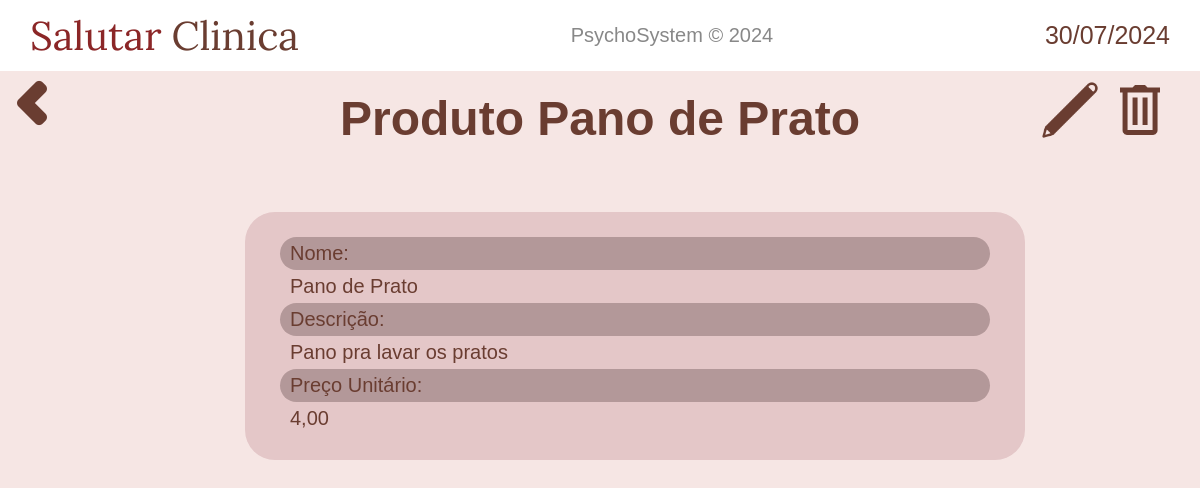
The page /produtos/infos/6 (signed in) on the database its author committed.
### produtos/models.py (models this page shows)
class Produto(models.Model):
    nome = models.CharField(max_length=50)
    descricao = models.TextField()
    preco_unit = models.DecimalField(max_digits=10, decimal_places=2)

### produtos/views.py (the view)
# urls.py: path('infos/<int:id>', views.infos, name="infos"),
@login_required(login_url='home:login')
def infos(request, id):
    produto = Produto.objects.get(pk=id)
    context_ = {
        'data_atual': data_atual,
        'produto': produto,
    }
    return render(request, 'produtos/infos.html', context_)

### produtos/templates/produtos/infos.html (shortened to what this page needs)
{% extends 'base.html' %}
{% load static %}
{% block content %}
<div style="display: flex;">
    <a href="{% url 'produtos:display_produtos' %}" class="return-button"><img src="{% static 'home/imagens/chevron-left.png' %}" alt=""></a>
    <h2 class="welcome-text">Produto {{ produto.nome }}</h2>
    <a href="{% url 'produtos:editar_produto' produto.id %}" style="position: absolute; right: 100px; top:80px;">
        <img src="{% static 'pacientes/imagens/editar-icon.png' %}" height="60" alt="">
    </a>
    <a href="#" class="opcao-deletar" data-modal-id="modal-{{ produto.id }}" style="position: absolute; right: 30px; top:80px;">
        <img src="{% static 'pacientes/imagens/excluir-icon.png' %}" height="60" alt="">
    </a>
</div>
<main>
    <div style="display: flex; justify-content: center; align-items: center; width: 100%; margin: 30px 0;">
        <div class="paciente-infos-container">
            <div class="paciente-infos-subcontainer">
                <h4 class="campos-paciente campo-cpf">Nome: </h4>
                <h4 class="campos-paciente-dado">{{ produto.nome }}</h4>
                <h4 class="campos-paciente">Descrição: </h4>
                <h4 class="campos-paciente-dado">{{ produto.descricao }}</h4>
                <h4 class="campos-paciente">Preço Unitário: </h4>
                <h4 class="campos-paciente-dado">{{ produto.preco_unit }}</h4>
            </div>
            </div>
        </div>
</main>
{% endblock content %}

### static/home/css/styles.css (style rules this page uses)
* { margin: 0; padding: 0; }
body { background-color: #f6e6e4;; }
main { display: flex; margin-top: 3%; }
a { text-decoration: none; color: #6a3d31; }
.return-button { background-color: #ffffff00; border: none; cursor: pointer; position: absolute; }
.welcome-text { font-family: sans-serif; font-weight: bold; font-size: 3rem; color: #6a3d31; margin: 0 auto; margin-top: 20px; }

### static/pacientes/css/styles.css (style rules this page uses)
.paciente-infos-container { background-color: #e4c7c8; margin-left: 70px; padding: 20px 30px; border-radius: 30px; width: 60%; display: flex; }
.paciente-infos-subcontainer { width: 100%; padding: 5px; display: flex; flex-direction: column; }
.campos-paciente { display: inline; background-color: #b39899; color: #6a3d31; padding: 5px 0 5px 10px; border-radius: 30px; font-size: 20px; font-family: sans-serif; font-weight: 500; }
.campos-paciente-dado { display: inline; color: #6a3d31; padding: 5px 10px; border-radius: 30px; font-size: 20px; font-family: sans-serif; font-weight: 500; }

### rows shown on the page
Produto: nome "Pano de Prato", descricao "Pano pra lavar os pratos", preco_unit "4,00"

### other values the page prints
{{ data_atual }} "30/07/2024"
